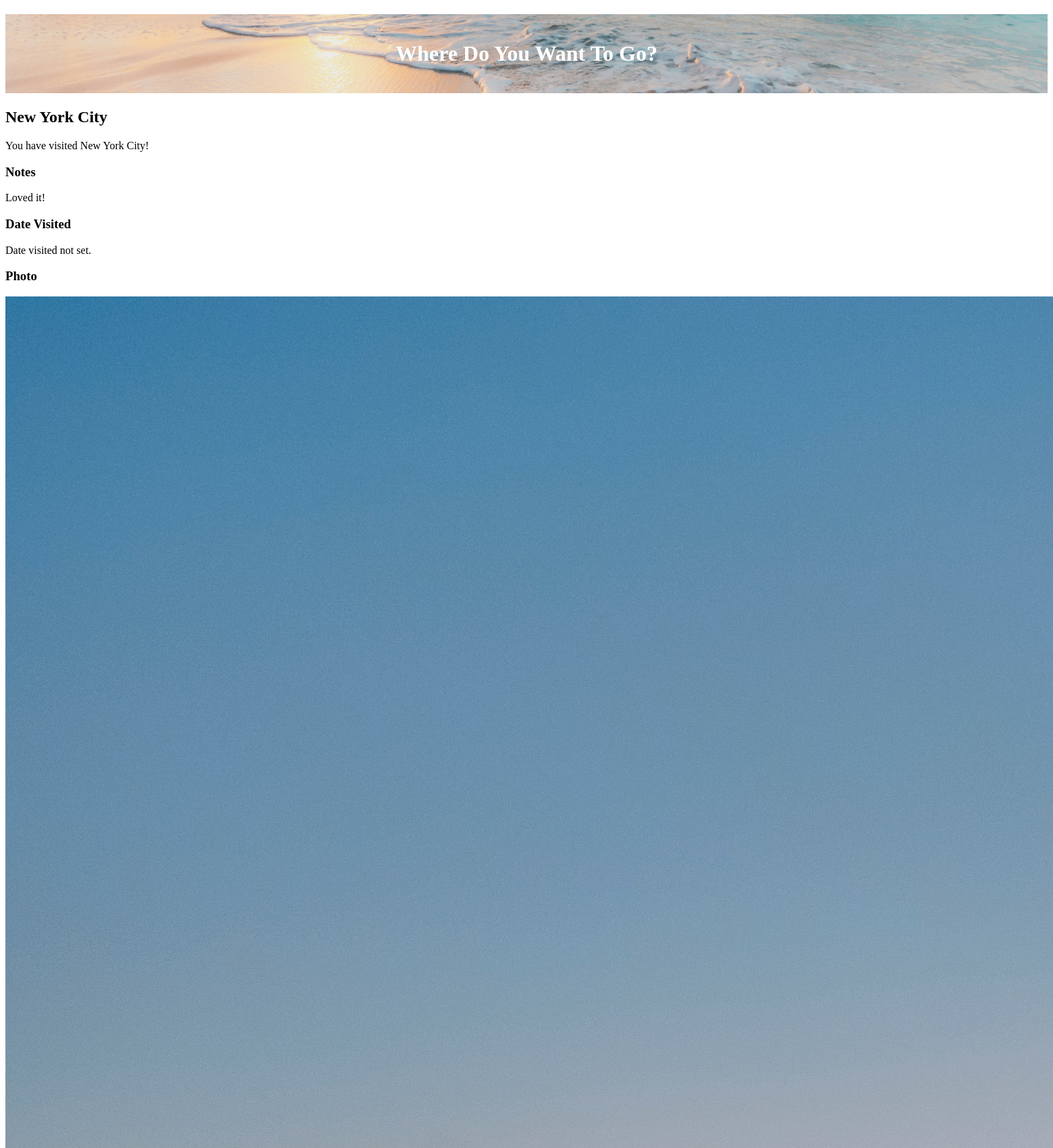
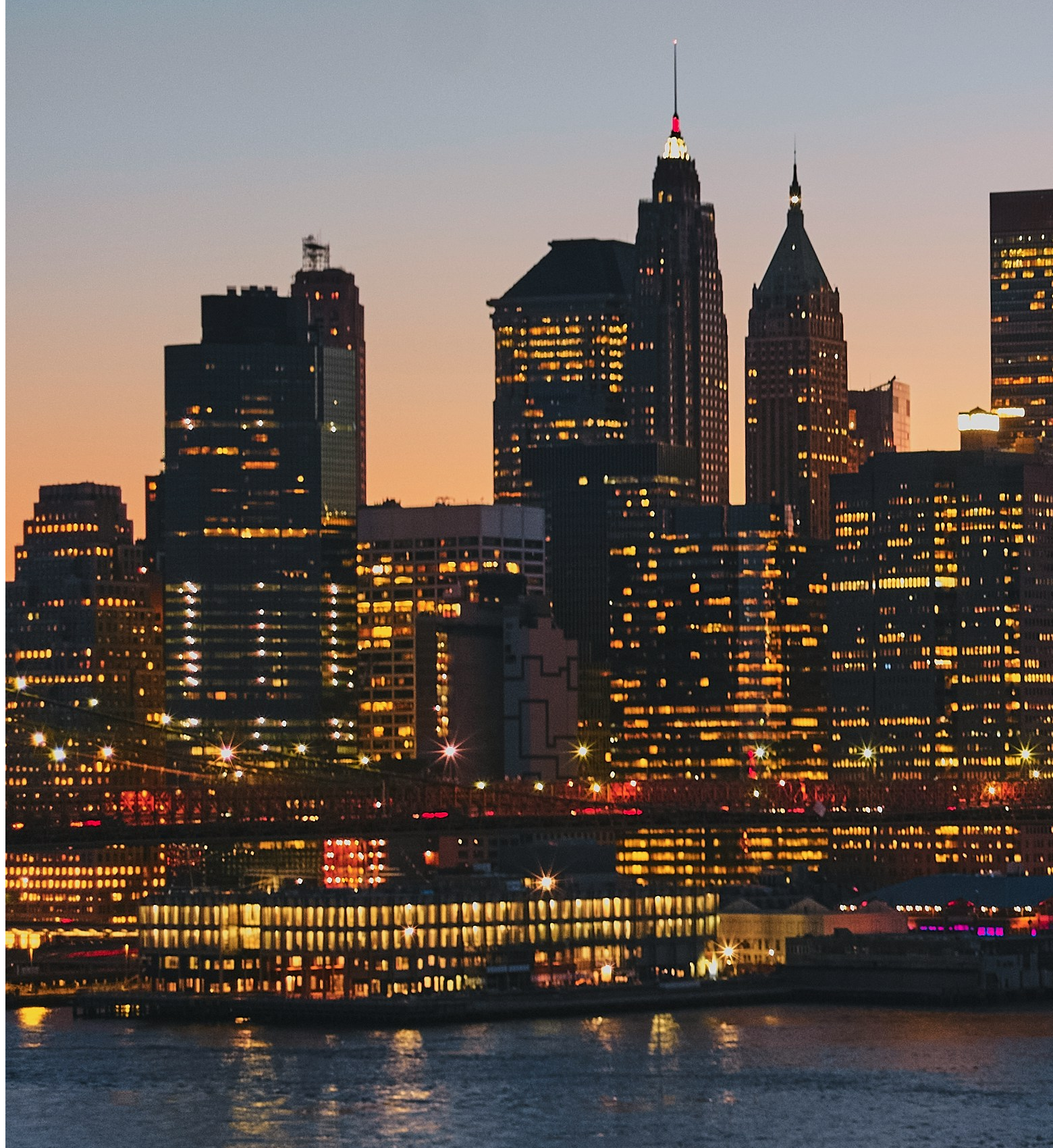
Screenshot of /place/6 (signed in, upper part) with the database file from the repository (2 pictures, top to bottom).
### travel_wishlist/models.py (models this page shows, shortened)
class Place(models.Model):
    user = models.ForeignKey('auth.User', null=False, on_delete=models.CASCADE)
    name = models.CharField(max_length=200)
    visited = models.BooleanField(default=False)
    notes = models.TextField(blank=True, null=True)
    date_visited = models.DateField(blank=True, null=True)
    photo = models.ImageField(upload_to='user_images/', blank=True, null=True)

### travel_wishlist/views.py (the view)
# urls.py: path('place/<int:place_pk>', views.place_details, name='place_details'),
@login_required
def place_details(request, place_pk):
    place = get_object_or_404(Place, pk=place_pk)
    if place.user != request.user:
        return HttpResponseForbidden()
    if request.method == 'POST':
        form = TripReviewForm(request.POST, request.FILES, instance=place)
        if form.is_valid():
            form.save()
            messages.info(request, 'Trip information updated!')
        else:
            messages.error(request, form.errors)
        return redirect('place_details', place_pk=place_pk)
    else:
        if place.visited:
            review_form = TripReviewForm(instance=place)
            return render(request, 'travel_wishlist/place_detail.html', {'place': place, 'review_form': review_form})
        else:
            return render(request, 'travel_wishlist/place_detail.html', {'place': place})

### travel_wishlist/templates/travel_wishlist/place_detail.html (shortened to what this page needs)
{% extends 'travel_wishlist/base.html' %}
{% load static %}
{% block content %}
<h2>{{ place.name }}</h2>
{% if place.visited %}
    <p>You have visited {{ place.name }}!</p>
    <h3>Notes</h3>
    <p>{{ place.notes|default:"No Notes." }}</p>
    <h3>Date Visited</h3>
    <p>{{ place.date_visited|default:"Date visited not set." }}</p>
    <h3>Photo</h3>
    {% if place.photo %}
        <img src="{{ place.photo.url }}">
    {% else %}
        <p>No photo uploaded.</p>
    {% endif %}
{% endif %}
{% endblock %}

### rows the page displays
Place: name "New York City", notes "Loved it!", date_visited "Date visited not set.", photo (picture)
